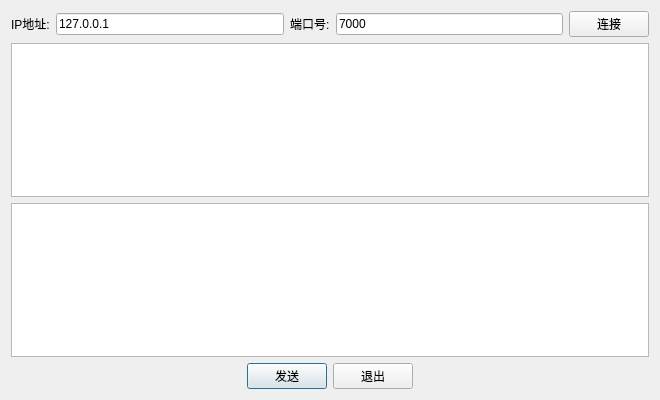
<?xml version="1.0" encoding="UTF-8"?>
<ui version="4.0">
 <class>TCPClientClass</class>
 <widget class="QWidget" name="TCPClientClass">
  <property name="geometry">
   <rect>
    <x>0</x>
    <y>0</y>
    <width>660</width>
    <height>400</height>
   </rect>
  </property>
  <property name="windowTitle">
   <string>TCPClient</string>
  </property>
  <layout class="QGridLayout" name="gridLayout">
   <item row="0" column="0" colspan="4">
    <layout class="QHBoxLayout" name="horizontalLayout">
     <item>
      <widget class="QLabel" name="label">
       <property name="text">
        <string>IP地址:</string>
       </property>
      </widget>
     </item>
     <item>
      <widget class="QLineEdit" name="editIP">
       <property name="text">
        <string>127.0.0.1</string>
       </property>
      </widget>
     </item>
     <item>
      <widget class="QLabel" name="label_2">
       <property name="text">
        <string>端口号:</string>
       </property>
      </widget>
     </item>
     <item>
      <widget class="QLineEdit" name="editPort">
       <property name="text">
        <string>7000</string>
       </property>
      </widget>
     </item>
     <item>
      <widget class="QPushButton" name="buttonConnect">
       <property name="text">
        <string>连接</string>
       </property>
      </widget>
     </item>
    </layout>
   </item>
   <item row="1" column="0" colspan="4">
    <widget class="QTextEdit" name="textRecv">
     <property name="readOnly">
      <bool>true</bool>
     </property>
    </widget>
   </item>
   <item row="2" column="0" colspan="4">
    <widget class="QTextEdit" name="textSend"/>
   </item>
   <item row="3" column="0">
    <spacer name="horizontalSpacer">
     <property name="orientation">
      <enum>Qt::Horizontal</enum>
     </property>
     <property name="sizeHint" stdset="0">
      <size>
       <width>214</width>
       <height>20</height>
      </size>
     </property>
    </spacer>
   </item>
   <item row="3" column="1">
    <widget class="QPushButton" name="buttonSend">
     <property name="text">
      <string>发送</string>
     </property>
     <property name="default">
      <bool>true</bool>
     </property>
    </widget>
   </item>
   <item row="3" column="2">
    <widget class="QPushButton" name="buttonExit">
     <property name="text">
      <string>退出</string>
     </property>
    </widget>
   </item>
   <item row="3" column="3">
    <spacer name="horizontalSpacer_2">
     <property name="orientation">
      <enum>Qt::Horizontal</enum>
     </property>
     <property name="sizeHint" stdset="0">
      <size>
       <width>213</width>
       <height>20</height>
      </size>
     </property>
    </spacer>
   </item>
  </layout>
 </widget>
 <layoutdefault spacing="6" margin="11"/>
 <resources>
  <include location="tcpclient.qrc"/>
 </resources>
 <connections/>
</ui>
